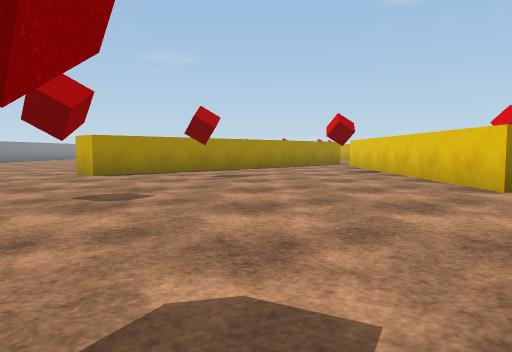
view 1 (above)

24 first-person views from a walk through a Unity game level. The camera is 0.56 m above the floor, tilts 4° down and sees 70° across. The floor is counted in squares, 1 m on a side. Each view is taken from the middle of a square. On the plan, view 1 faces up. The plan holds only what a view shows up to about 10 squares ahead; the rest is blank. The place goes on beyond the plan. The player character is not drawn. Some surface patterns are stand-ins.

view 2
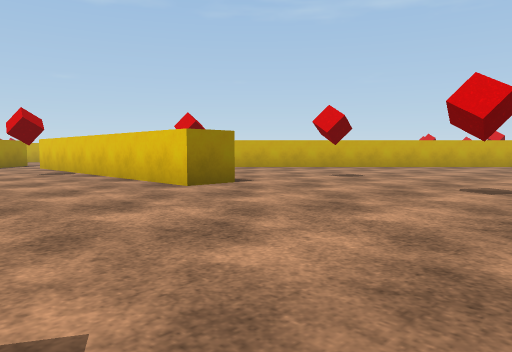

view 3
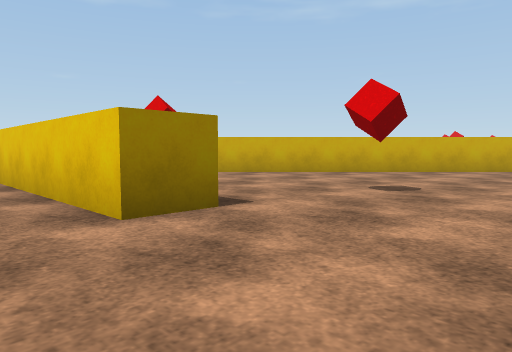

view 4
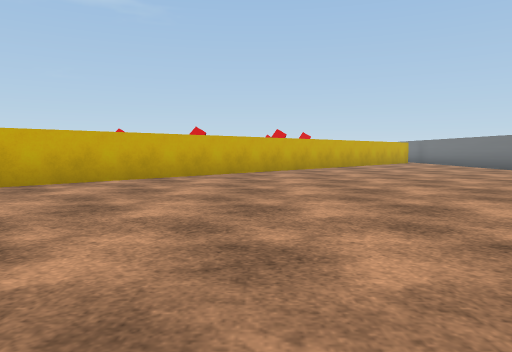

view 5
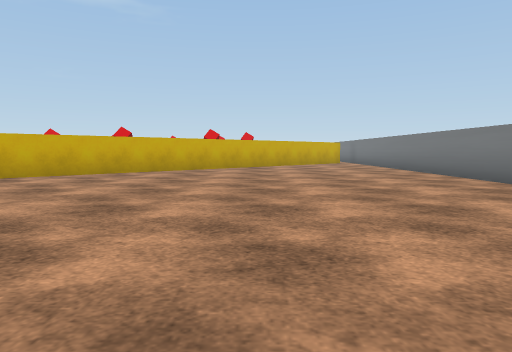

view 6
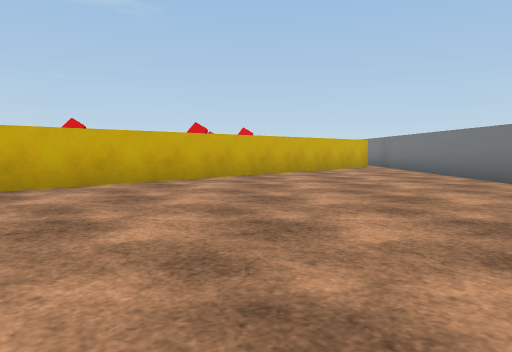

view 7
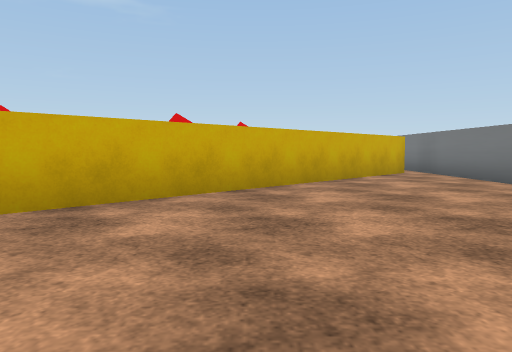

view 8
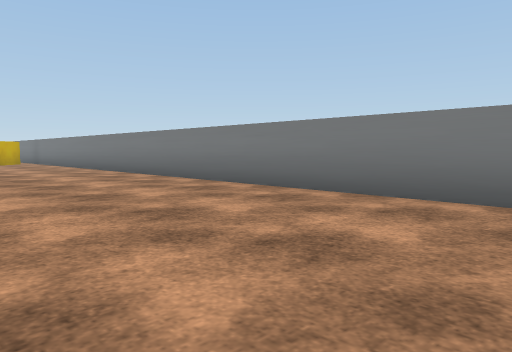

view 9
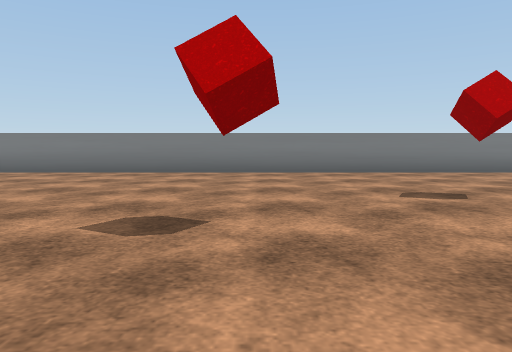

view 10
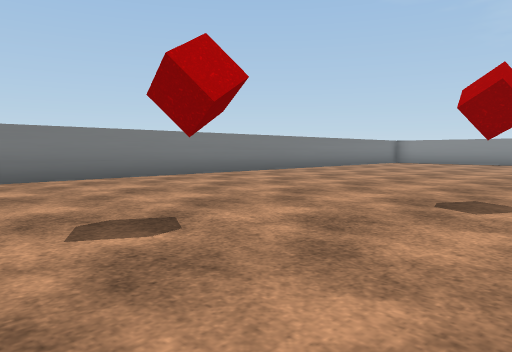

view 11
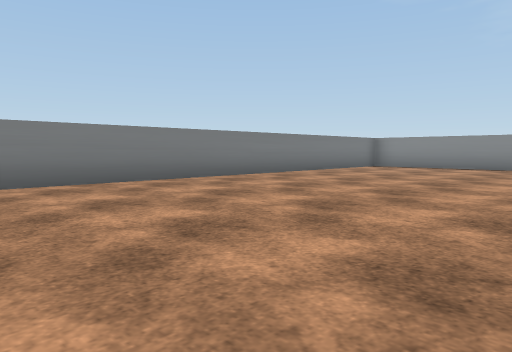

view 12
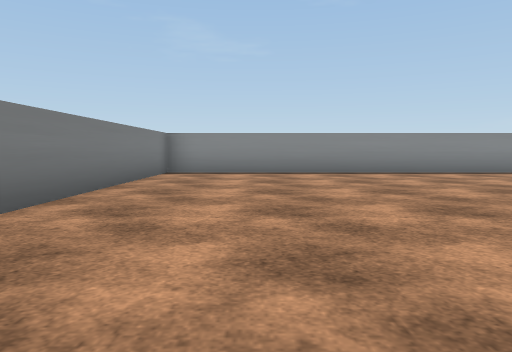

view 13
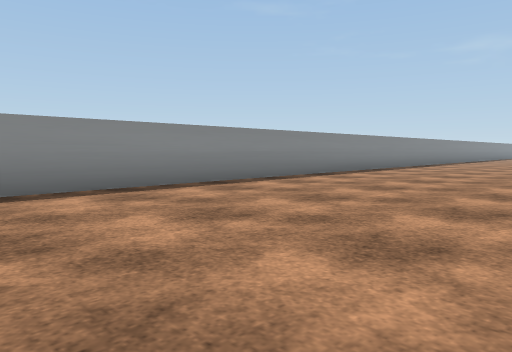

view 14
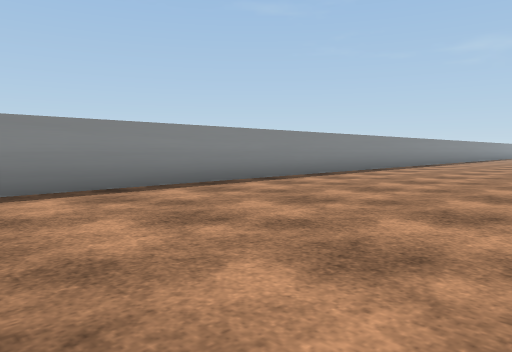

view 15
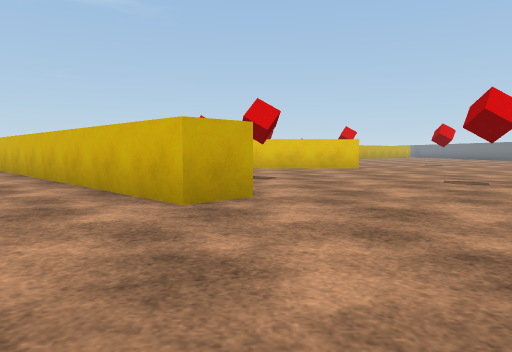

view 16
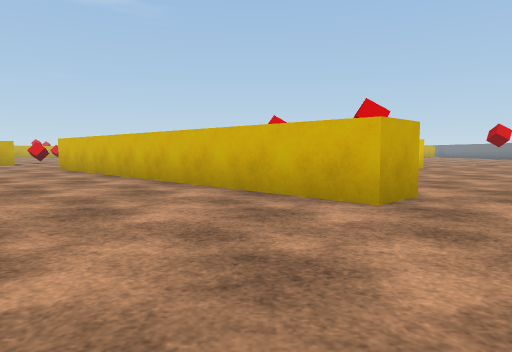

view 17
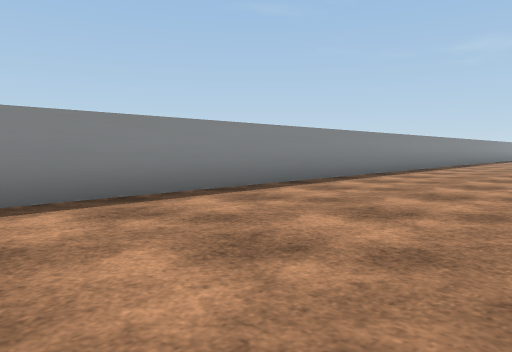

view 18
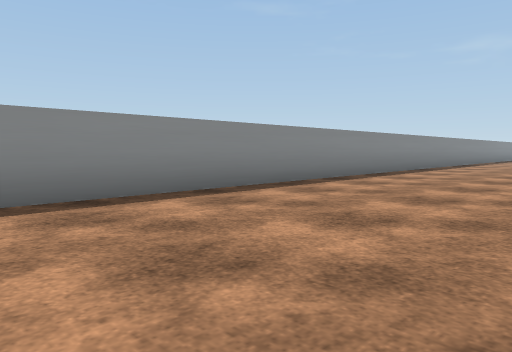

view 19
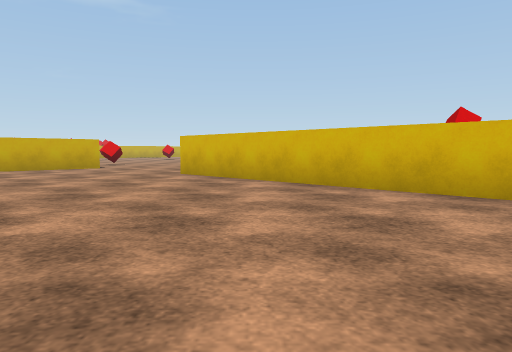

view 20
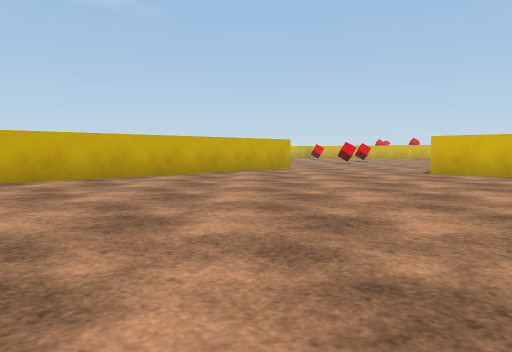

view 21
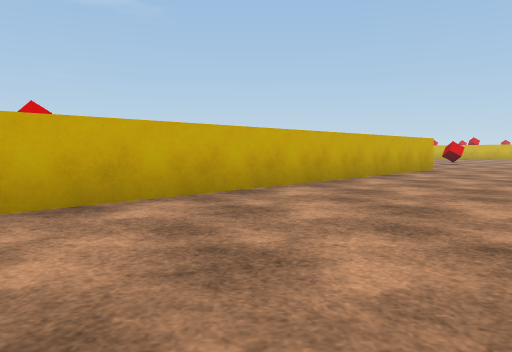

view 22
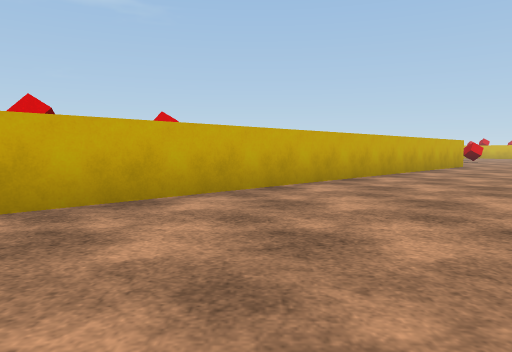

view 23
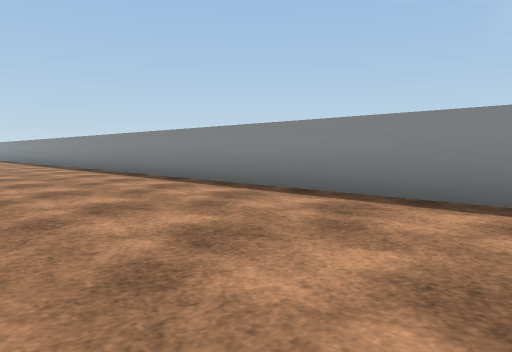

view 24
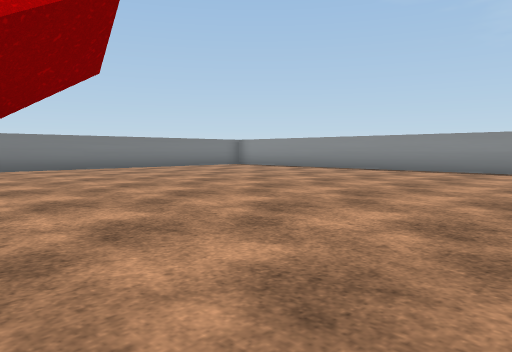

### Floor plan
Points are (right, up) in squares from view 1. A wall is a line through its corners. A room is listed if a view was taken in it or the views show most of it. See-through windows are left out.
Room 1 (views 1, 2, 3, 4, 5, 6, 7, 8, 9, 10, 11, 12, 13, 14, 15, 16, 17, 18, 19, 20, 21, 22, 23, 24)
walls: (-1.5, 10.1) (-3.6, 8) (-4.3, 8.7) (2.8, 15.8); (4.4, 4.8) (3.3, 4.8) (3.3, 10.9); (5.1, 19.4) (-3.9, 28.3); (-12.2, 25.4) (-12.2, -5.2) (23, -5.2); (22.1, -4.7) (8, 9.4)
ways out: opening at (4.4, 13.4)
objects: other object (-2, 4); other object (-1, 1); other object (-1, 8); other object (2, -1); other object (2, 9); other object (5, 1); other object (5, 8); other object (7, 4)

Where each view was taken, in squares from view 1:
view 1: 0 up, 0 right, facing up
view 2: 0 up, 0 right, facing up-right
view 3: 2 up, 2 right, facing up-right
view 4: 2 up, 6 right, facing right
view 5: 1 down, 6 right, facing right
view 6: 1 down, 10 right, facing right
view 7: 1 down, 13 right, facing right
view 8: 1 down, 5 right, facing down-right
view 9: 4 up, 5 right, facing down
view 10: 2 up, 4 right, facing down-left
view 11: 1 up, 0 right, facing down-left
view 12: 3 down, 3 left, facing left
view 13: 0 up, 7 left, facing up-left
view 14: 5 up, 7 left, facing up-left
view 15: 8 up, 8 left, facing right
view 16: 10 up, 8 left, facing right
view 17: 10 up, 8 left, facing up-left
view 18: 12 up, 8 left, facing up-left
view 19: 14 up, 6 left, facing right
view 20: 20 up, 6 left, facing right
view 21: 24 up, 5 left, facing right
view 22: 26 up, 7 left, facing right
view 23: 26 up, 8 left, facing down-left
view 24: 6 up, 2 left, facing down-left
